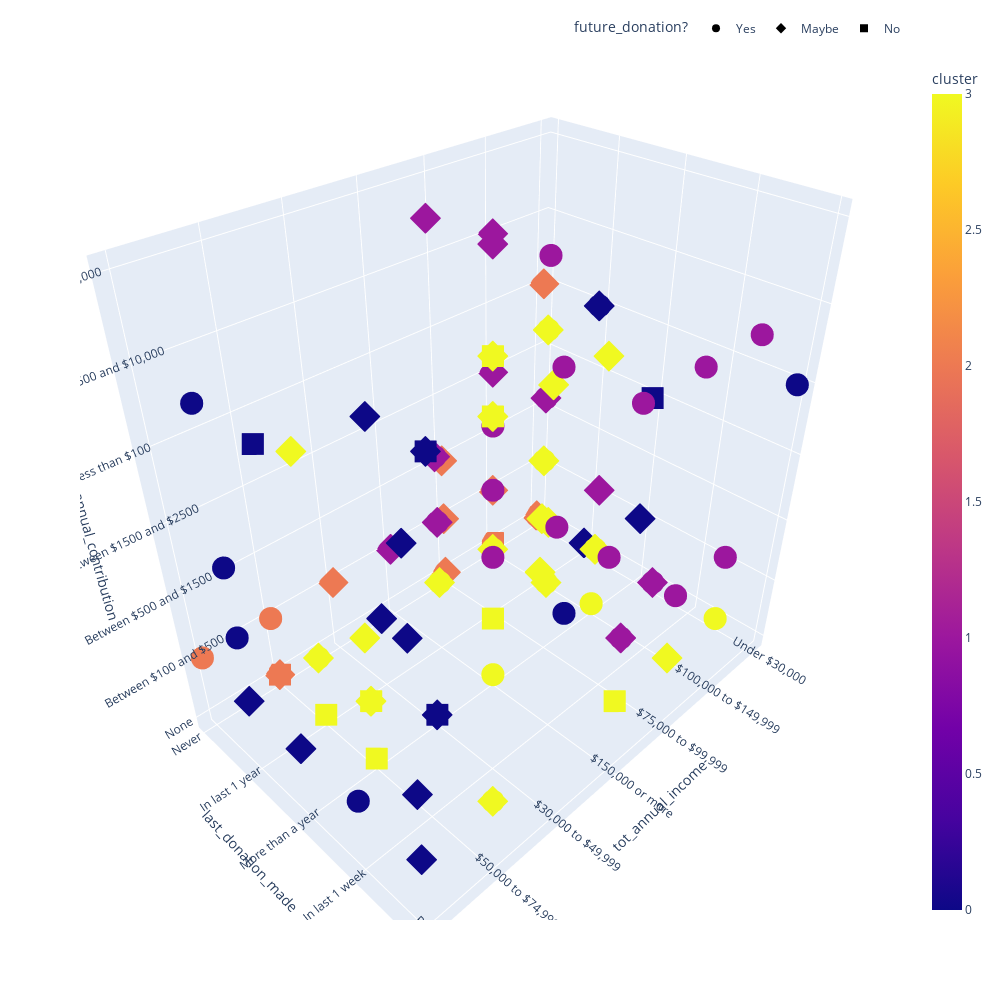

Source (notebook cell):
### Markdown cell above
**Plotting the clusters**

### Code cell
fig = px.scatter_3d(df_cluster_data, x='tot_annual_income', y='last_donation_made', z='annual_contribution',
              symbol='future_donation?', color='cluster', width=1000, height=1000)


fig.update_layout(legend=dict(
    orientation="h",
    yanchor="bottom",
    y=1.02,
    xanchor="right",
    x=1
))
fig.show()

### Figure 1 — Plotly figure (JSON) as saved in the notebook; plotly's stock layout.template omitted (floating-point values rounded to 4 significant figures)
{"data": [{"hovertemplate": "future_donation?=Yes<br>tot_annual_income=%{x}<br>last_donation_made=%{y}<br>annual_contribution=%{z}<br>cluster=%{marker.color}<extra></extra>", "legendgroup": "Yes", "marker": {"color": [2, 2, 3, 3, 3, 0, 3, 0, 0, 1, 2, 3, 3, 1, 0, 3, 0, 1, 1, 1, 3, 1, 3, 1, 1, 1, 3, 1, 0, 3, 3, 0, 3, 1, 3, 0, 3, 3, 1, 1, 1, 1, 1, 1, 1, 3, 3, 1, 1, 1, 3, 1, 1, 1, 0, 2, 1], "coloraxis": "coloraxis", "symbol": "circle"}, "mode": "markers", "name": "Yes", "scene": "scene", "showlegend": true, "type": "scatter3d", "x": ["Under $30,000", "$100,000 to $149,999", "$75,000 to $99,999", "$150,000 or more", "$100,000 to $149,999", "$30,000 to $49,999", "$50,000 to $74,999", "Prefer not to say", "Prefer not to say", "$100,000 to $149,999", "$50,000 to $74,999", "$100,000 to $149,999", "$150,000 or more", "$150,000 or more", "$30,000 to $49,999", "$50,000 to $74,999", "Under $30,000", "$150,000 or more", "$75,000 to $99,999", "$150,000 or more", "$75,000 to $99,999", "$100,000 to $149,999", "$75,000 to $99,999", "$150,000 or more", "$100,000 to $149,999", "$100,000 to $149,999", "$150,000 or more", "$150,000 or more", "Prefer not to say", "$100,000 to $149,999", "$100,000 to $149,999", "Prefer not to say", "$75,000 to $99,999", "$75,000 to $99,999", "$75,000 to $99,999", "Under $30,000", "$50,000 to $74,999", "$100,000 to $149,999", "$100,000 to $149,999", "$100,000 to $149,999", "$150,000 or more", "$150,000 or more", "$150,000 or more", "$150,000 or more", "$75,000 to $99,999", "$100,000 to $149,999", "$75,000 to $99,999", "$150,000 or more", "$150,000 or more", "$150,000 or more", "$150,000 or more", "$75,000 to $99,999", "$150,000 or more", "$150,000 or more", "Prefer not to say", "Prefer not to say", "$150,000 or more"], "y": ["Never", "Never", "In last 1 year", "More than a year", "More than a year", "More than a year", "More than a year", "In last 1 week", "In last 1 week", "In last 1 month", "Never", "In last 1 year", "In last 1 year", "In last 1 month", "In last 1 month", "In last 1 month", "In last 1 year", "In last 1 week", "In last 1 week", "More than a year", "More than a year", "In last 1 week", "In last 1 year", "In last 1 year", "In last 1 month", "In last 1 month", "In last 1 year", "In last 1 year", "In last 1 year", "In last 1 year", "In last 1 month", "In last 1 year", "In last 1 year", "In last 1 year", "In last 1 year", "In last 1 month", "In last 1 year", "In last 1 year", "In last 1 year", "In last 1 year", "In last 1 year", "More than a year", "In last 1 week", "More than a year", "In last 1 month", "More than a year", "In last 1 year", "In last 1 year", "In last 1 year", "In last 1 month", "More than a year", "In last 1 month", "More than a year", "More than a year", "In last 1 year", "Never", "More than a year"], "z": ["None", "Between $100 and $500", "Between $500 and $1500", "None", "None", "None", "Between $100 and $500", "Between $100 and $500", "Between $100 and $500", "Between $500 and $1500", "Between $100 and $500", "Between $500 and $1500", "Between $100 and $500", "Between $500 and $1500", "Between $1500 and $2500", "Between $100 and $500", "Less than $100", "between $2500 and $10,000", "Between $500 and $1500", "Between $500 and $1500", "Between $100 and $500", "Between $100 and $500", "Between $100 and $500", "Between $500 and $1500", "between $2500 and $10,000", "between $2500 and $10,000", "Between $100 and $500", "Between $1500 and $2500", "between $2500 and $10,000", "Between $500 and $1500", "Between $100 and $500", "Between $500 and $1500", "Between $100 and $500", "Between $1500 and $2500", "Between $500 and $1500", "Less than $100", "Between $100 and $500", "Less than $100", "between $2500 and $10,000", "Between $1500 and $2500", "Between $1500 and $2500", "Between $1500 and $2500", "Between $1500 and $2500", "Between $500 and $1500", "between $2500 and $10,000", "Between $100 and $500", "Between $100 and $500", "Between $1500 and $2500", "Between $1500 and $2500", "between $2500 and $10,000", "Less than $100", "Between $500 and $1500", "Between $500 and $1500", "Between $500 and $1500", "Between $1500 and $2500", "Between $100 and $500", "Between $1500 and $2500"]}, {"hovertemplate": "future_donation?=Maybe<br>tot_annual_income=%{x}<br>last_donation_made=%{y}<br>annual_contribution=%{z}<br>cluster=%{marker.color}<extra></extra>", "legendgroup": "Maybe", "marker": {"color": [2, 3, 1, 0, 3, 0, 1, 3, 1, 1, 2, 3, 2, 3, 1, 3, 0, 3, 0, 3, 0, 2, 1, 0, 3, 2, 1, 1, 2, 3, 1, 3, 3, 1, 3, 0, 3, 0, 3, 3, 2, 0, 3, 2, 3, 0, 0, 3, 0, 3, 3, 1, 0, 1, 0, 0, 3, 3, 2, 0, 0, 3, 3, 3, 3, 3, 3, 0, 2, 0, 2, 3], "coloraxis": "coloraxis", "symbol": "diamond"}, "mode": "markers", "name": "Maybe", "scene": "scene", "showlegend": true, "type": "scatter3d", "x": ["Under $30,000", "$50,000 to $74,999", "$150,000 or more", "Under $30,000", "$150,000 or more", "Under $30,000", "$100,000 to $149,999", "$75,000 to $99,999", "$150,000 or more", "$100,000 to $149,999", "$30,000 to $49,999", "$50,000 to $74,999", "Under $30,000", "$100,000 to $149,999", "$150,000 or more", "$75,000 to $99,999", "$30,000 to $49,999", "$75,000 to $99,999", "Prefer not to say", "$75,000 to $99,999", "Prefer not to say", "$75,000 to $99,999", "$100,000 to $149,999", "Prefer not to say", "$150,000 or more", "$75,000 to $99,999", "$150,000 or more", "$100,000 to $149,999", "$50,000 to $74,999", "$100,000 to $149,999", "$100,000 to $149,999", "$75,000 to $99,999", "$100,000 to $149,999", "$100,000 to $149,999", "$75,000 to $99,999", "$30,000 to $49,999", "$50,000 to $74,999", "Under $30,000", "$50,000 to $74,999", "$50,000 to $74,999", "$75,000 to $99,999", "$30,000 to $49,999", "$100,000 to $149,999", "Under $30,000", "$100,000 to $149,999", "$30,000 to $49,999", "Prefer not to say", "$100,000 to $149,999", "Under $30,000", "$100,000 to $149,999", "$100,000 to $149,999", "$150,000 or more", "Prefer not to say", "$150,000 or more", "Prefer not to say", "Prefer not to say", "$50,000 to $74,999", "$100,000 to $149,999", "$100,000 to $149,999", "Prefer not to say", "Prefer not to say", "$75,000 to $99,999", "$75,000 to $99,999", "$75,000 to $99,999", "$75,000 to $99,999", "$75,000 to $99,999", "$75,000 to $99,999", "$30,000 to $49,999", "Under $30,000", "Prefer not to say", "Under $30,000", "$100,000 to $149,999"], "y": ["Never", "In last 1 year", "In last 1 year", "More than a year", "More than a year", "In last 1 year", "In last 1 week", "More than a year", "In last 1 year", "In last 1 year", "Never", "More than a year", "Never", "More than a year", "More than a year", "In last 1 year", "More than a year", "In last 1 year", "More than a year", "In last 1 month", "In last 1 year", "Never", "Never", "In last 1 month", "In last 1 year", "Never", "In last 1 year", "Never", "Never", "In last 1 year", "More than a year", "More than a year", "More than a year", "Never", "In last 1 year", "In last 1 year", "In last 1 year", "In last 1 year", "In last 1 year", "More than a year", "Never", "In last 1 year", "More than a year", "Never", "In last 1 year", "More than a year", "In last 1 year", "In last 1 year", "More than a year", "In last 1 year", "In last 1 year", "Never", "In last 1 month", "In last 1 month", "In last 1 month", "More than a year", "In last 1 month", "In last 1 year", "Never", "More than a year", "In last 1 month", "In last 1 year", "In last 1 year", "In last 1 year", "In last 1 year", "In last 1 year", "More than a year", "In last 1 year", "Never", "In last 1 month", "Never", "In last 1 year"], "z": ["Less than $100", "Between $100 and $500", "Over $10,000", "Between $100 and $500", "Less than $100", "Less than $100", "Between $100 and $500", "Less than $100", "Between $1500 and $2500", "Between $1500 and $2500", "Between $100 and $500", "Between $500 and $1500", "None", "Between $100 and $500", "Over $10,000", "Between $100 and $500", "Less than $100", "Between $100 and $500", "Between $100 and $500", "Between $100 and $500", "Between $100 and $500", "Between $500 and $1500", "Between $1500 and $2500", "Less than $100", "Between $100 and $500", "Between $100 and $500", "Between $500 and $1500", "Between $1500 and $2500", "None", "None", "Between $500 and $1500", "Between $500 and $1500", "Between $100 and $500", "between $2500 and $10,000", "Less than $100", "Less than $100", "Less than $100", "None", "Less than $100", "Between $100 and $500", "None", "Between $100 and $500", "Less than $100", "None", "Between $500 and $1500", "None", "Between $100 and $500", "Between $100 and $500", "Between $100 and $500", "Less than $100", "Between $100 and $500", "Between $100 and $500", "Between $100 and $500", "Between $500 and $1500", "Between $500 and $1500", "Between $100 and $500", "Between $100 and $500", "Between $100 and $500", "Between $100 and $500", "Between $100 and $500", "Less than $100", "Between $100 and $500", "Between $100 and $500", "Between $100 and $500", "Between $100 and $500", "Between $100 and $500", "Between $100 and $500", "Between $100 and $500", "None", "between $2500 and $10,000", "None", "Between $100 and $500"]}, {"hovertemplate": "future_donation?=No<br>tot_annual_income=%{x}<br>last_donation_made=%{y}<br>annual_contribution=%{z}<br>cluster=%{marker.color}<extra></extra>", "legendgroup": "No", "marker": {"color": [3, 0, 3, 0, 3, 2, 0, 3, 3, 3, 2, 0, 3], "coloraxis": "coloraxis", "symbol": "square"}, "mode": "markers", "name": "No", "scene": "scene", "showlegend": true, "type": "scatter3d", "x": ["$150,000 or more", "Under $30,000", "$75,000 to $99,999", "Prefer not to say", "$150,000 or more", "$100,000 to $149,999", "$30,000 to $49,999", "$50,000 to $74,999", "$50,000 to $74,999", "$50,000 to $74,999", "$50,000 to $74,999", "$30,000 to $49,999", "$150,000 or more"], "y": ["More than a year", "More than a year", "In last 1 year", "More than a year", "In last 1 month", "Never", "More than a year", "More than a year", "In last 1 year", "More than a year", "Never", "More than a year", "More than a year"], "z": ["Less than $100", "Between $1500 and $2500", "Less than $100", "between $2500 and $10,000", "Between $100 and $500", "None", "Less than $100", "None", "None", "Between $100 and $500", "None", "None", "Between $100 and $500"]}], "layout": {"coloraxis": {"colorbar": {"title": {"text": "cluster"}}, "colorscale": [[0, "#0d0887"], [0.1111, "#46039f"], [0.2222, "#7201a8"], [0.3333, "#9c179e"], [0.4444, "#bd3786"], [0.5556, "#d8576b"], [0.6667, "#ed7953"], [0.7778, "#fb9f3a"], [0.8889, "#fdca26"], [1, "#f0f921"]]}, "height": 1000, "legend": {"orientation": "h", "title": {"text": "future_donation?"}, "tracegroupgap": 0, "x": 1, "xanchor": "right", "y": 1.02, "yanchor": "bottom"}, "margin": {"t": 60}, "scene": {"domain": {"x": [0, 1], "y": [0, 1]}, "xaxis": {"title": {"text": "tot_annual_income"}}, "yaxis": {"title": {"text": "last_donation_made"}}, "zaxis": {"title": {"text": "annual_contribution"}}}, "width": 1000}}
